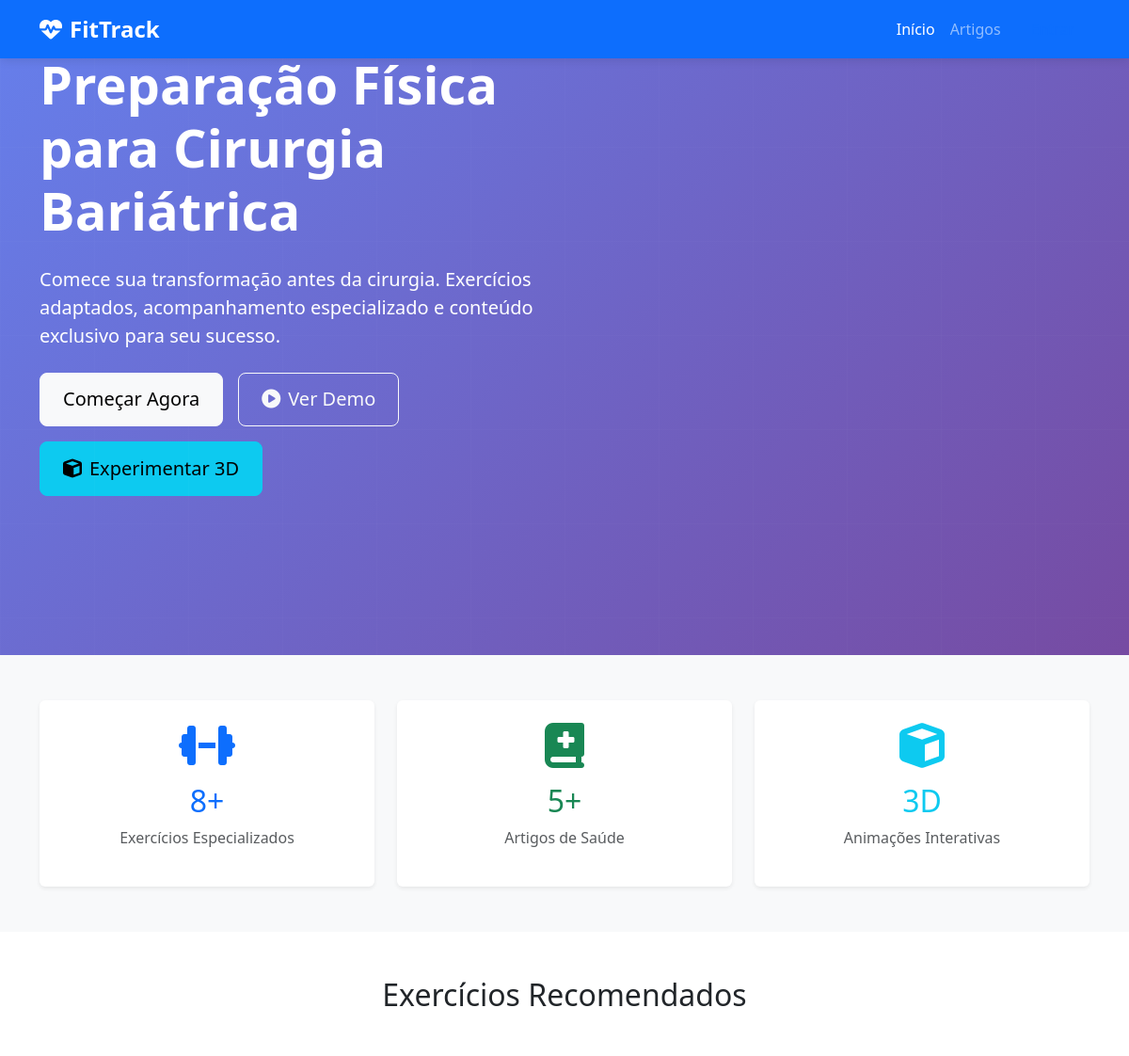
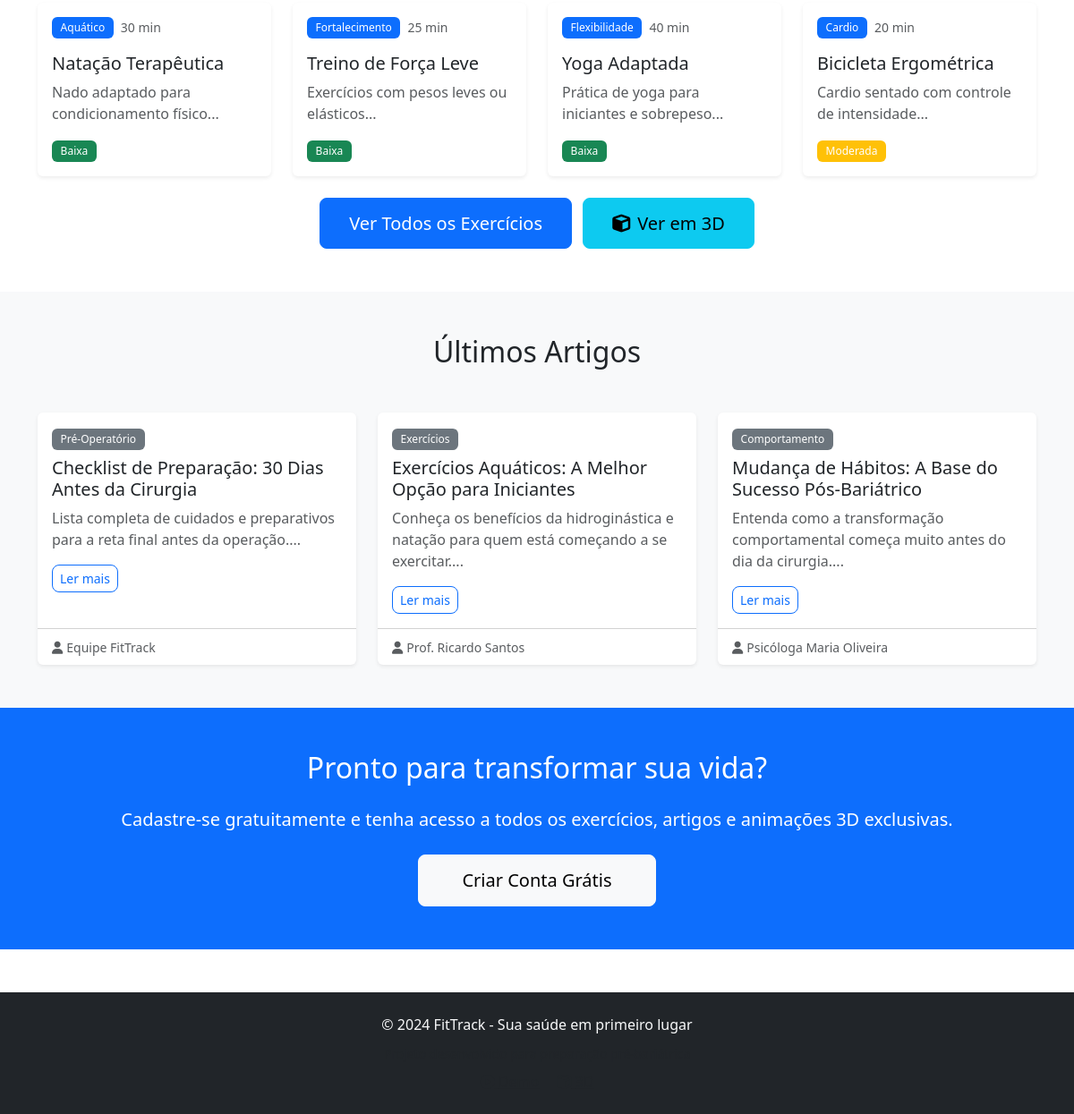
The page / on the database its author committed (2 pictures, top to bottom).
### tables this page shows
CREATE TABLE exercicios (
            id INTEGER PRIMARY KEY AUTOINCREMENT,
            nome TEXT NOT NULL,
            descricao TEXT,
            categoria TEXT NOT NULL,
            duracao_minutos INTEGER,
            intensidade TEXT,
            instrucoes TEXT,
            beneficios TEXT,
            imagem_url TEXT
        );

CREATE TABLE artigos (
            id INTEGER PRIMARY KEY AUTOINCREMENT,
            titulo TEXT NOT NULL,
            resumo TEXT,
            conteudo TEXT,
            categoria TEXT,
            autor TEXT,
            imagem_url TEXT,
            data_publicacao TIMESTAMP DEFAULT CURRENT_TIMESTAMP
        );

### app.py (the view)
@app.route('/')
def index():
    conn = get_db_connection()
    artigos = conn.execute('SELECT * FROM artigos ORDER BY id DESC LIMIT 3').fetchall()
    exercicios = conn.execute('SELECT * FROM exercicios ORDER BY id DESC LIMIT 4').fetchall()
    conn.close()
    return render_template('index.html', artigos=artigos, exercicios=exercicios)

### app.py (called while the page is built)
def get_db_connection():
    conn = sqlite3.connect(DATABASE)
    conn.row_factory = sqlite3.Row
    return conn

### templates/index.html
{% extends "base.html" %}
{% block content %}
<section class="hero-section">
    <div class="container h-100 d-flex align-items-center">
        <div class="row w-100">
            <div class="col-lg-6 text-white">
                <h1 class="display-4 fw-bold mb-4">Preparação Física para Cirurgia Bariátrica</h1>
                <p class="lead mb-4">Comece sua transformação antes da cirurgia. Exercícios adaptados, acompanhamento especializado e conteúdo exclusivo para seu sucesso.</p>
                <div class="d-flex gap-3 flex-wrap">
                    <a href="{{ url_for('login') }}" class="btn btn-light btn-lg px-4">Começar Agora</a>
                    <a href="{{ url_for('demo') }}" class="btn btn-outline-light btn-lg px-4">
                        <i class="fas fa-play-circle me-2"></i>Ver Demo
                    </a>
                    <a href="{{ url_for('exercicio_3d') }}" class="btn btn-info btn-lg px-4">
                        <i class="fas fa-cube me-2"></i>Experimentar 3D
                    </a>
                </div>
            </div>
        </div>
    </div>
</section>
<section class="py-5 bg-light">
    <div class="container">
        <div class="row text-center g-4">
            <div class="col-md-4">
                <div class="p-4 bg-white rounded shadow-sm">
                    <i class="fas fa-dumbbell fa-3x text-primary mb-3"></i>
                    <h3 class="h2 text-primary">8+</h3>
                    <p class="text-muted">Exercícios Especializados</p>
                </div>
            </div>
            <div class="col-md-4">
                <div class="p-4 bg-white rounded shadow-sm">
                    <i class="fas fa-book-medical fa-3x text-success mb-3"></i>
                    <h3 class="h2 text-success">5+</h3>
                    <p class="text-muted">Artigos de Saúde</p>
                </div>
            </div>
            <div class="col-md-4">
                <div class="p-4 bg-white rounded shadow-sm">
                    <i class="fas fa-cube fa-3x text-info mb-3"></i>
                    <h3 class="h2 text-info">3D</h3>
                    <p class="text-muted">Animações Interativas</p>
                </div>
            </div>
        </div>
    </div>
</section>
<section class="py-5">
    <div class="container">
        <h2 class="text-center mb-5">Exercícios Recomendados</h2>
        <div class="row g-4">
            {% for ex in exercicios %}
            <div class="col-md-6 col-lg-3">
                <div class="card h-100 border-0 shadow-sm hover-card">
                    <div class="card-body">
                        <div class="d-flex align-items-center mb-3">
                            <span class="badge bg-primary me-2">{{ ex.categoria }}</span>
                            <small class="text-muted">{{ ex.duracao_minutos }} min</small>
                        </div>
                        <h5 class="card-title">{{ ex.nome }}</h5>
                        <p class="card-text text-muted">{{ ex.descricao[:80] }}...</p>
                        <span class="badge bg-{{ 'success' if ex.intensidade == 'Baixa' else 'warning' if ex.intensidade == 'Moderada' else 'danger' }}">
                            {{ ex.intensidade }}
                        </span>
                    </div>
                </div>
            </div>
            {% endfor %}
        </div>
        <div class="text-center mt-4">
            <a href="{{ url_for('login') }}" class="btn btn-primary btn-lg me-2">Ver Todos os Exercícios</a>
            <a href="{{ url_for('exercicio_3d') }}" class="btn btn-info btn-lg">
                <i class="fas fa-cube me-2"></i>Ver em 3D
            </a>
        </div>
    </div>
</section>
<section class="py-5 bg-light">
    <div class="container">
        <h2 class="text-center mb-5">Últimos Artigos</h2>
        <div class="row g-4">
            {% for artigo in artigos %}
            <div class="col-md-4">
                <div class="card h-100 border-0 shadow-sm hover-card">
                    <div class="card-body">
                        <span class="badge bg-secondary mb-2">{{ artigo.categoria }}</span>
                        <h5 class="card-title">{{ artigo.titulo }}</h5>
                        <p class="card-text text-muted">{{ artigo.resumo[:100] }}...</p>
                        <a href="{{ url_for('artigo_detalhe', id=artigo.id) }}" class="btn btn-outline-primary btn-sm">Ler mais</a>
                    </div>
                    <div class="card-footer bg-transparent">
                        <small class="text-muted"><i class="fas fa-user me-1"></i>{{ artigo.autor }}</small>
                    </div>
                </div>
            </div>
            {% endfor %}
        </div>
    </div>
</section>
<section class="py-5 bg-primary text-white">
    <div class="container text-center">
        <h2 class="mb-4">Pronto para transformar sua vida?</h2>
        <p class="lead mb-4">Cadastre-se gratuitamente e tenha acesso a todos os exercícios, artigos e animações 3D exclusivas.</p>
        <a href="{{ url_for('login') }}" class="btn btn-light btn-lg px-5">Criar Conta Grátis</a>
    </div>
</section>
{% endblock %}

### templates/base.html (shortened to what this page needs)
<!DOCTYPE html>
<html lang="pt-BR">
<head>
    <link href="https://cdn.jsdelivr.net/npm/bootstrap@5.3.0/dist/css/bootstrap.min.css" rel="stylesheet">
    <link rel="stylesheet" href="https://cdnjs.cloudflare.com/ajax/libs/font-awesome/6.4.0/css/all.min.css">
    <link rel="stylesheet" href="{{ url_for('static', filename='css/style.css') }}">
</head>
<body>
    <nav class="navbar navbar-expand-lg navbar-dark bg-primary fixed-top">
        <div class="container">
            <a class="navbar-brand" href="{{ url_for('index') }}">
                <i class="fas fa-heartbeat me-2"></i>FitTrack
            </a>
            <div class="collapse navbar-collapse" id="navbarNav">
                <ul class="navbar-nav ms-auto">
                    <li class="nav-item">
                        <a class="nav-link" href="{{ url_for('index') }}">Início</a>
                    </li>
                    <li class="nav-item">
                        <a class="nav-link" href="{{ url_for('artigos') }}">Artigos</a>
                    </li>
                    {% if session.user_id %}
                    <li class="nav-item">
                        <a class="nav-link" href="{{ url_for('dashboard') }}">Dashboard</a>
                    </li>
                    <li class="nav-item">
                        <a class="nav-link" href="{{ url_for('exercicios') }}">Exercícios</a>
                    </li>
                    <li class="nav-item dropdown">
                        <a class="nav-link dropdown-toggle" href="#" role="button" data-bs-toggle="dropdown">
                            <i class="fas fa-user-circle me-1"></i>{{ session.user_name }}
                        </a>
                        <ul class="dropdown-menu">
                            <li><a class="dropdown-item" href="{{ url_for('demo') }}">
                                <i class="fas fa-play-circle me-2"></i>Demo Animações
                            </a></li>
                            <li><a class="dropdown-item" href="{{ url_for('exercicio_3d') }}">
                                <i class="fas fa-cube me-2"></i>Exercícios 3D
                            </a></li>
                            <li><hr class="dropdown-divider"></li>
                            <li><a class="dropdown-item" href="{{ url_for('logout') }}">
                                <i class="fas fa-sign-out-alt me-2"></i>Sair
                            </a></li>
                        </ul>
                    </li>
                    {% else %}
                    <li class="nav-item">
                        <a class="nav-link btn btn-light text-primary ms-2 px-3" href="{{ url_for('login') }}">Entrar</a>
                    </li>
                    {% endif %}
                </ul>
            </div>
        </div>
    </nav>
    <main class="container-fluid p-0 flex-grow-1">
        {% block content %}{% endblock %}
    </main>
    <footer class="bg-dark text-light py-4 mt-5">
        <div class="container text-center">
            <p class="mb-2">&copy; 2024 FitTrack - Sua saúde em primeiro lugar</p>
            <small class="text-muted">Projeto desenvolvido para preparação pré-bariátrica</small>
            <div class="mt-2">
                <a href="{{ url_for('demo') }}" class="text-muted me-3"><i class="fas fa-play-circle"></i> Demo</a>
                <a href="{{ url_for('exercicio_3d') }}" class="text-muted"><i class="fas fa-cube"></i> 3D</a>
            </div>
        </div>
    </footer>
</body>
</html>

### static/css/style.css (style rules this page uses)
:root { --primary-color: #0d6efd; --secondary-color: #6c757d; --success-color: #198754; --info-color: #0dcaf0; --warning-color: #ffc107; --danger-color: #dc3545; --light-color: #f8f9fa; --dark-color: #212529; }
* { margin: 0; padding: 0; box-sizing: border-box; }
body { font-family: 'Segoe UI', Tahoma, Geneva, Verdana, sans-serif; padding-top: 56px; min-height: 100vh; display: flex; flex-direction: column; }
.hero-section { background: linear-gradient(135deg, #667eea 0%, #764ba2 100%); min-height: 80vh; position: relative; overflow: hidden; }
.hero-section::before { content: ''; position: absolute; top: 0; left: 0; right: 0; bottom: 0; opacity: 0.3; }
.hover-card { transition: transform 0.3s ease, box-shadow 0.3s ease; }
.badge { font-weight: 500; padding: 0.5em 0.8em; }
.btn { font-weight: 500; border-radius: 0.5rem; }
.btn-lg { padding: 0.8rem 2rem; }
.navbar { box-shadow: 0 2px 10px rgba(0,0,0,0.1); }
.navbar-brand { font-weight: 700; font-size: 1.5rem; }
footer { margin-top: auto; }
.card { animation: fadeIn 0.5s ease-out; }

### rows shown on the page
exercicios: categoria "Aquático", duracao_minutos "30", nome "Natação Terapêutica", descricao "Nado adaptado para condicionamento físico", intensidade "Baixa"
exercicios: categoria "Fortalecimento", duracao_minutos "25", nome "Treino de Força Leve", descricao "Exercícios com pesos leves ou elásticos", intensidade "Baixa"
exercicios: categoria "Flexibilidade", duracao_minutos "40", nome "Yoga Adaptada", descricao "Prática de yoga para iniciantes e sobrepeso", intensidade "Baixa"
exercicios: categoria "Cardio", duracao_minutos "20", nome "Bicicleta Ergométrica", descricao "Cardio sentado com controle de intensidade", intensidade "Moderada"
artigos: categoria "Pré-Operatório", titulo "Checklist de Preparação: 30 Dias Antes da Cirurgia", resumo "Lista completa de cuidados e preparativos para a reta final antes da operação.", autor "Equipe FitTrack"
artigos: categoria "Exercícios", titulo "Exercícios Aquáticos: A Melhor Opção para Iniciantes", resumo "Conheça os benefícios da hidroginástica e natação para quem está começando a se exercitar.", autor "Prof. Ricardo Santos"
artigos: categoria "Comportamento", titulo "Mudança de Hábitos: A Base do Sucesso Pós-Bariátrico", resumo "Entenda como a transformação comportamental começa muito antes do dia da cirurgia.", autor "Psicóloga Maria Oliveira"
